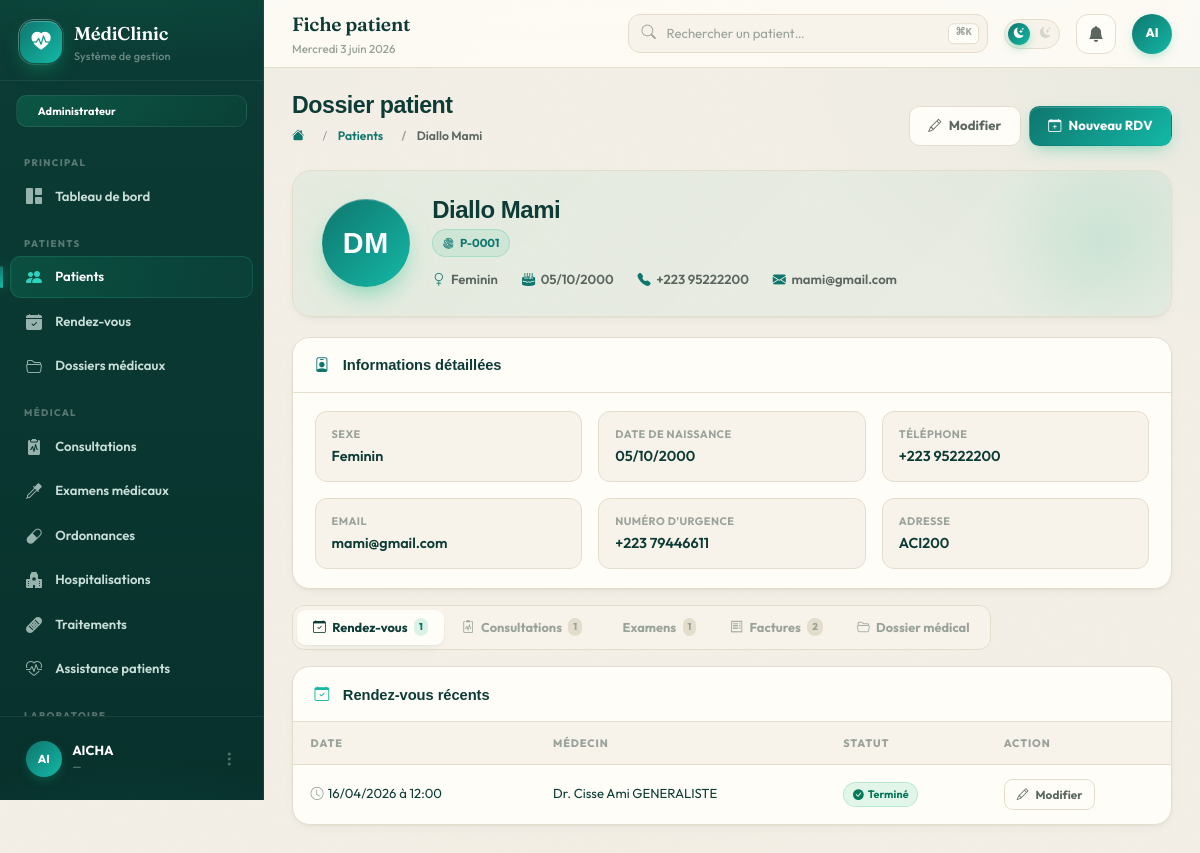
The page /patients/1/ (signed in) on the database its author committed.
### patients/models.py (models this page shows, shortened)
class Patient(models.Model):
    nom = models.CharField(max_length=100)
    prenom = models.CharField(max_length=100)
    sexe = models.CharField(max_length=50)
    date_naissance = models.DateField()
    adresse = models.CharField(max_length=255)
    telephone = models.CharField(max_length=20)
    email = models.EmailField()
    numero_urgence = models.CharField(max_length=20)
    date_creation = models.DateTimeField(auto_now_add=True)

### consultation/models.py (models this page shows, shortened)
class Rendez_vous(models.Model):
    patient = models.ForeignKey(Patient, on_delete=models.CASCADE)
    medecin = models.ForeignKey("personnel.Medecin", on_delete=models.CASCADE)
    date = models.DateTimeField()
    STATUT_CHOICES = [
        ('programme', 'Programmé'),
        ('termine', 'Terminé'),
        ('annule', 'Annulé'),
    ]
    statut = models.CharField(
        max_length=20,
        choices=STATUT_CHOICES,
        default='programme'
    )
    class Meta:
        unique_together = ('medecin', 'date')

### personnel/models.py (models this page shows)
class Personnel(models.Model):
    nom = models.CharField(max_length=100)
    prenom = models.CharField(max_length=100)
    telephone = models.CharField(max_length=20)
    adresse = models.TextField()
    service = models.CharField(max_length=100)
    role = models.CharField(max_length=50)
    mot_de_passe = models.CharField(max_length=255)
    class Meta:
        abstract = True

class Medecin(Personnel):
    specialite = models.CharField(max_length=100)
    def __str__(self):
        return f"{self.nom} {self.prenom} {self.specialite}"

### patients/views.py (the view)
# urls.py: path('<int:pk>/', views.patient_detail, name='detail'),
@role_required('admin', 'medecin', 'infirmier', 'receptionniste', 'laborantin')
def patient_detail(request, pk):
    patient = get_object_or_404(Patient, pk=pk)
    from consultation.models import DossierMedical, Rendez_vous, Consultation, ExamenMedical
    from facturation.models import Facture
    try:
        dossier = patient.dossiermedical
    except Exception:
        dossier = None
    return render(request, 'patients/detail.html', {
        'patient': patient,
        'dossier': dossier,
        'rdvs': Rendez_vous.objects.filter(patient=patient).order_by('-date')[:5],
        'consultations': Consultation.objects.filter(rendez_vous__patient=patient).order_by('-date')[:5],
        'examens': ExamenMedical.objects.filter(patient=patient).order_by('-id')[:5],
        'factures': Facture.objects.filter(patient=patient).order_by('-id')[:5],
    })

### templates/patients/detail.html (shortened to what this page needs)
{% extends 'base.html' %}
{% block nav_patients %}active{% endblock %}
{% block page_title %}Fiche patient{% endblock %}
{% block page_heading %}Dossier patient{% endblock %}
{% block breadcrumb %}
  <li class="breadcrumb-item"><a href="{% url 'patients:liste' %}">Patients</a></li>
  <li class="breadcrumb-item active">{{ patient.nom }} {{ patient.prenom }}</li>
{% endblock %}
{% block page_actions %}
  <a href="{% url 'patients:modifier' patient.pk %}" class="btn-c btn-outline-c"><i class="bi bi-pencil"></i> Modifier</a>
  <a href="{% url 'consultation:rdv_ajouter' %}?patient={{ patient.pk }}" class="btn-c btn-primary-c"><i class="bi bi-calendar-plus"></i> Nouveau RDV</a>
{% endblock %}
{% block content %}
<div class="hero-card">
  <div class="hero-row">
    <div class="hero-av">{{ patient.nom|slice:":1"|upper }}{{ patient.prenom|slice:":1"|upper }}</div>
    <div style="flex:1;min-width:200px">
      <div class="hero-name">{{ patient.nom }} {{ patient.prenom }}</div>
      <div class="hero-id"><i class="bi bi-fingerprint"></i> P-{{ patient.pk|stringformat:"04d" }}</div>
      <div class="hero-meta">
        {% if patient.sexe %}<div class="hero-meta-item"><i class="bi bi-{% if patient.sexe == 'Masculin' %}gender-male{% else %}gender-female{% endif %}"></i> {{ patient.sexe }}</div>{% endif %}
        {% if patient.date_naissance %}<div class="hero-meta-item"><i class="bi bi-cake2-fill"></i> {{ patient.date_naissance|date:"d/m/Y" }}</div>{% endif %}
        {% if patient.telephone %}<div class="hero-meta-item"><i class="bi bi-telephone-fill"></i> {{ patient.telephone }}</div>{% endif %}
        {% if patient.email %}<div class="hero-meta-item"><i class="bi bi-envelope-fill"></i> {{ patient.email }}</div>{% endif %}
      </div>
    </div>
  </div>
</div>
<div class="panel mb-3">
  <div class="panel-hdr">
    <span class="panel-title"><i class="bi bi-person-badge me-2" style="color:var(--primary)"></i>Informations détaillées</span>
  </div>
  <div class="panel-body">
    <div class="info-grid">
      <div class="info-cell"><div class="info-cell-lbl">Sexe</div><div class="info-cell-val">{{ patient.sexe|default:"—" }}</div></div>
      <div class="info-cell"><div class="info-cell-lbl">Date de naissance</div><div class="info-cell-val">{{ patient.date_naissance|date:'d/m/Y'|default:"—" }}</div></div>
      <div class="info-cell"><div class="info-cell-lbl">Téléphone</div><div class="info-cell-val">{{ patient.telephone|default:"—" }}</div></div>
      <div class="info-cell"><div class="info-cell-lbl">Email</div><div class="info-cell-val">{{ patient.email|default:"—" }}</div></div>
      <div class="info-cell"><div class="info-cell-lbl">Numéro d'urgence</div><div class="info-cell-val">{{ patient.numero_urgence|default:"—" }}</div></div>
      <div class="info-cell"><div class="info-cell-lbl">Adresse</div><div class="info-cell-val">{{ patient.adresse|default:"—" }}</div></div>
    </div>
  </div>
</div>
<div x-data="{ tab: 'rdv' }">
  <div class="tabs-wrap">
    <button class="tab-btn" :class="{ 'active': tab === 'rdv' }" @click="tab = 'rdv'"><i class="bi bi-calendar-check"></i> Rendez-vous <span class="tab-count">{{ rdvs|length }}</span></button>
    <button class="tab-btn" :class="{ 'active': tab === 'cons' }" @click="tab = 'cons'"><i class="bi bi-clipboard2-pulse"></i> Consultations <span class="tab-count">{{ consultations|length }}</span></button>
    <button class="tab-btn" :class="{ 'active': tab === 'exam' }" @click="tab = 'exam'"> Examens <span class="tab-count">{{ examens|length }}</span></button>
    <button class="tab-btn" :class="{ 'active': tab === 'fact' }" @click="tab = 'fact'"><i class="bi bi-receipt"></i> Factures <span class="tab-count">{{ factures|length }}</span></button>
    <button class="tab-btn" :class="{ 'active': tab === 'doss' }" @click="tab = 'doss'"><i class="bi bi-folder2-open"></i> Dossier médical</button>
  </div>
  <div x-show="tab === 'rdv'" x-transition class="panel">
    <div class="panel-hdr"><span class="panel-title"><i class="bi bi-calendar-check me-2" style="color:var(--accent)"></i>Rendez-vous récents</span></div>
    <div class="panel-body p-0">
      <table class="ctable">
        <thead><tr><th>Date</th><th>Médecin</th><th>Statut</th><th>Action</th></tr></thead>
        <tbody>
          {% for rdv in rdvs %}
          <tr>
            <td><i class="bi bi-clock me-1" style="color:var(--text-muted)"></i>{{ rdv.date|date:'d/m/Y à H:i' }}</td>
            <td>Dr. {{ rdv.medecin }}</td>
            <td>
              {% if rdv.statut == 'termine' %}<span class="pill pill-success"><i class="bi bi-check-circle-fill"></i> Terminé</span>
              {% elif rdv.statut == 'annule' %}<span class="pill pill-danger"><i class="bi bi-x-circle-fill"></i> Annulé</span>
              {% else %}<span class="pill pill-info"><i class="bi bi-calendar-event"></i> Programmé</span>{% endif %}
            </td>
            <td><a href="{% url 'consultation:rdv_modifier' rdv.pk %}" class="btn-c btn-sm-c btn-outline-c"><i class="bi bi-pencil"></i> Modifier</a></td>
          </tr>
          {% empty %}
          <tr><td colspan="4" class="text-center py-4" style="color:var(--text-muted)"><i class="bi bi-calendar-x" style="font-size:2rem;display:block;margin-bottom:.5rem;opacity:.4"></i>Aucun rendez-vous</td></tr>
          {% endfor %}
        </tbody>
      </table>
    </div>
  </div>
</div>
{% endblock %}

### templates/base.html (shortened to what this page needs)
{% load static %}
<!DOCTYPE html>
<html lang="fr" data-theme="light" data-role="{{ user_role|default:'admin' }}">
<head>
  <link href="https://cdn.jsdelivr.net/npm/bootstrap@5.3.3/dist/css/bootstrap.min.css" rel="stylesheet">
  <link href="https://cdn.jsdelivr.net/npm/bootstrap-icons@1.11.3/font/bootstrap-icons.min.css" rel="stylesheet">
  <script src="https://cdn.tailwindcss.com"></script>
</head>
<body>
<aside id="sidebar">
  <div class="sb-brand">
    <div class="sb-logo"><i class="bi bi-heart-pulse-fill"></i></div>
    <div>
      <div class="sb-name">MédiClinic</div>
      <div class="sb-sub">Système de gestion</div>
    </div>
  </div>
  {% if is_medecin %}
    <div class="sb-role-badge" style="background:linear-gradient(135deg,rgba(20,184,166,.22),rgba(20,184,166,.05))"><i class="bi bi-clipboard2-pulse-fill" style="color:#5eead4"></i> Médecin</div>
  {% elif is_laborantin %}
    <div class="sb-role-badge" style="background:linear-gradient(135deg,rgba(168,85,247,.22),rgba(168,85,247,.05))"><i class="bi bi-eyedropper-fill" style="color:#c4b5fd"></i> Laborantin</div>
  {% elif is_infirmier %}
    <div class="sb-role-badge" style="background:linear-gradient(135deg,rgba(245,158,11,.22),rgba(245,158,11,.05))"><i class="bi bi-bandaid-fill" style="color:#fbbf24"></i> Infirmier</div>
  {% elif is_receptionniste %}
    <div class="sb-role-badge" style="background:linear-gradient(135deg,rgba(239,68,68,.22),rgba(239,68,68,.05))"><i class="bi bi-telephone-fill" style="color:#fca5a5"></i> Réceptionniste</div>
  {% else %}
    <div class="sb-role-badge" style="background:linear-gradient(135deg,rgba(16,185,129,.22),rgba(16,185,129,.05))"> Administrateur</div>
  {% endif %}
  <nav class="sb-nav">
    <div class="sb-section">Principal</div>
    <a href="{% url 'dashboard' %}" class="sb-link {% block nav_dashboard %}{% endblock %}">
      <i class="bi bi-grid-1x2-fill"></i> Tableau de bord
    </a>
    {% if 'patient.view' in user_permissions or 'rdv.view' in user_permissions or 'dossier.view' in user_permissions %}
    <div class="sb-section">Patients</div>
    {% endif %}
    {% if 'patient.view' in user_permissions %}
    <a href="{% url 'patients:liste' %}" class="sb-link {% block nav_patients %}{% endblock %}">
      <i class="bi bi-people-fill"></i> Patients
    </a>
    {% endif %}
    {% if 'rdv.view' in user_permissions %}
    <a href="{% url 'consultation:rdv_liste' %}" class="sb-link {% block nav_rdv %}{% endblock %}">
      <i class="bi bi-calendar-check-fill"></i> Rendez-vous
    </a>
    {% endif %}
    {% if 'dossier.view' in user_permissions %}
    <a href="{% url 'consultation:dossiers' %}" class="sb-link {% block nav_dossiers %}{% endblock %}">
      <i class="bi bi-folder2-open"></i> Dossiers médicaux
    </a>
    {% endif %}
    {% if 'consultation.view' in user_permissions or 'examen.view' in user_permissions or 'ordonnance.view' in user_permissions or 'hospitalisation.view' in user_permissions or 'traitement.view' in user_permissions %}
    <div class="sb-section">Médical</div>
    {% endif %}
    {% if 'consultation.view' in user_permissions %}
    <a href="{% url 'consultation:liste' %}" class="sb-link {% block nav_consultations %}{% endblock %}">
      <i class="bi bi-clipboard2-pulse-fill"></i> Consultations
    </a>
    {% endif %}
    {% if 'examen.view' in user_permissions %}
    <a href="{% url 'consultation:examens' %}" class="sb-link {% block nav_examens %}{% endblock %}">
      <i class="bi bi-eyedropper"></i> Examens médicaux
    </a>
    {% endif %}
    {% if 'ordonnance.view' in user_permissions %}
    <a href="{% url 'consultation:ordonnances' %}" class="sb-link {% block nav_ordonnances %}{% endblock %}">
      <i class="bi bi-capsule"></i> Ordonnances
    </a>
    {% endif %}
    {% if 'hospitalisation.view' in user_permissions %}
    <a href="{% url 'consultation:hospitalisations' %}" class="sb-link {% block nav_hospit %}{% endblock %}">
      <i class="bi bi-hospital-fill"></i> Hospitalisations
    </a>
    {% endif %}
    {% if 'traitement.view' in user_permissions %}
    <a href="{% url 'consultation:traitements' %}" class="sb-link {% block nav_traitements %}{% endblock %}">
      <i class="bi bi-bandaid-fill"></i> Traitements
    </a>
    {% endif %}
    {% if 'traitement.administrer' in user_permissions %}
    <a href="{% url 'consultation:assistances' %}" class="sb-link">
      <i class="bi bi-heart-pulse"></i> Assistance patients
    </a>
    {% endif %}
    {% if 'resultat.view' in user_permissions %}
    <div class="sb-section">Laboratoire</div>
    {% endif %}
  </nav>
  <div class="sb-footer">
    <div class="dropdown">
      <div class="sb-user" data-bs-toggle="dropdown">
        <div class="sb-av">{{ request.user.username|slice:":2"|upper }}</div>
        <div style="min-width:0;flex:1">
          <div class="sb-uname text-truncate">{{ request.user.get_full_name|default:request.user.username }}</div>
          <div class="sb-urole text-truncate">{{ request.user.email|default:'—' }}</div>
        </div>
        <i class="bi bi-three-dots-vertical" style="color:rgba(255,255,255,.3)"></i>
      </div>
    </div>
  </div>
</aside>
<div id="main">
  <div class="topbar">
    <div class="me-auto" style="min-width:0">
      <div class="tb-title text-truncate">{% block page_title %}{% endblock %}</div>
      <div class="tb-date" id="tbDate"></div>
    </div>
    <div class="tb-search d-none d-md-block">
      <form action="{% url 'patients:liste' %}" method="get" style="margin:0">
        <input type="text" name="q" placeholder="Rechercher un patient…" value="{{ request.GET.q }}">
      </form>
      <kbd>⌘K</kbd>
    </div>
    <div class="theme-toggle" onclick="toggleTheme()" title="Mode sombre / jour">
      <i class="bi bi-sun-fill t-sun"></i>
      <i class="bi bi-moon-stars-fill t-moon"></i>
      <div class="t-knob"><i class="bi bi-moon-stars-fill"></i></div>
    </div>
    <div class="dropdown">
      <div class="tb-btn" data-bs-toggle="dropdown" role="button">
        <i class="bi bi-bell-fill"></i>
      </div>
    </div>
    <div class="dropdown">
      <div class="sb-av" style="cursor:pointer;width:40px;height:40px;font-size:.78rem" data-bs-toggle="dropdown" role="button">
        {{ request.user.username|slice:":2"|upper }}
      </div>
    </div>
  </div>
  <div class="content">
    <div class="page-hdr">
      <div>
        <div class="page-hdr-title">{% block page_heading %}{% endblock %}</div>
        <nav aria-label="breadcrumb">
          <ol class="breadcrumb mt-2">
            <li class="breadcrumb-item"><a href="{% url 'dashboard' %}"><i class="bi bi-house-fill"></i></a></li>
            {% block breadcrumb %}{% endblock %}
          </ol>
        </nav>
      </div>
      <div class="d-flex gap-2 flex-wrap">{% block page_actions %}{% endblock %}</div>
    </div>
    {% block content %}{% endblock %}
  </div>
</div>
</body>
</html>

### rows shown on the page
Patient: nom "Diallo", prenom "Mami", nom "D", prenom "M", pk "0001", sexe "Feminin", date_naissance "05/10/2000", telephone "+223 95222200", email "mami@gmail.com", numero_urgence "+223 79446611", adresse "ACI200"
Rendez_vous: date "16/04/2026 à 12:00", medecin "Cisse Ami GENERALISTE", statut "termine" (drawn)

### other values the page prints
{{ request.user.username|slice:":2"|upper }} "AI"
{{ request.user.get_full_name|default:request.user.username }} "AICHA"
{{ request.user.email|default:'—' }} "—"
{{ rdvs|length }} "1"
{{ consultations|length }} "1"
{{ examens|length }} "1"
{{ factures|length }} "2"
